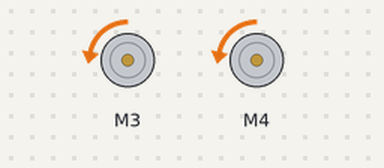
The sketch below on a simulated Arduino Uno, built with avr-gcc and run on an emulated ATmega328P. On the bench: 2 × DC motor (green arrow = forward, orange = backward, longer = faster).

Above: at 0.1 s.
Timing chart, 0 to 1.6 s (numbered marks = the images above):
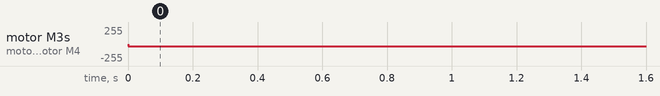

The sketch:

motor_test.ino
```cpp
#include <Wire.h>
#include <Adafruit_MotorShield.h>
#include "utility/Adafruit_MS_PWMServoDriver.h"
Adafruit_MotorShield motor_shield = Adafruit_MotorShield();
Adafruit_DCMotor *right_motor = motor_shield.getMotor(3);
Adafruit_DCMotor *left_motor = motor_shield.getMotor(4);

void setup() {
  motor_shield.begin();
  right_motor->setSpeed(30);
  left_motor->setSpeed(30);

}

void loop() {
  // put your main code here, to run repeatedly:
  right_motor->run(BACKWARD);
  left_motor->run(BACKWARD);
  delay(1000);
}
```

Measured:
- by itself, motor M3, motor M4: stopped → backward 30/255 at 0.00 s
